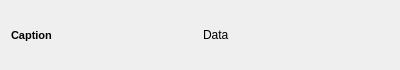
<?xml version="1.0" encoding="UTF-8"?>
<ui version="4.0">
 <class>LabelPropertyWidget</class>
 <widget class="QWidget" name="LabelPropertyWidget">
  <property name="geometry">
   <rect>
    <x>0</x>
    <y>0</y>
    <width>400</width>
    <height>70</height>
   </rect>
  </property>
  <property name="windowTitle">
   <string>Form</string>
  </property>
  <layout class="QHBoxLayout" name="horizontalLayout">
   <item>
    <widget class="QLabel" name="captionLabel">
     <property name="font">
      <font>
       <pointsize>8</pointsize>
       <weight>75</weight>
       <bold>true</bold>
      </font>
     </property>
     <property name="text">
      <string>Caption</string>
     </property>
    </widget>
   </item>
   <item>
    <widget class="QLabel" name="dataLabel">
     <property name="text">
      <string>Data</string>
     </property>
    </widget>
   </item>
  </layout>
 </widget>
 <resources/>
 <connections/>
</ui>
